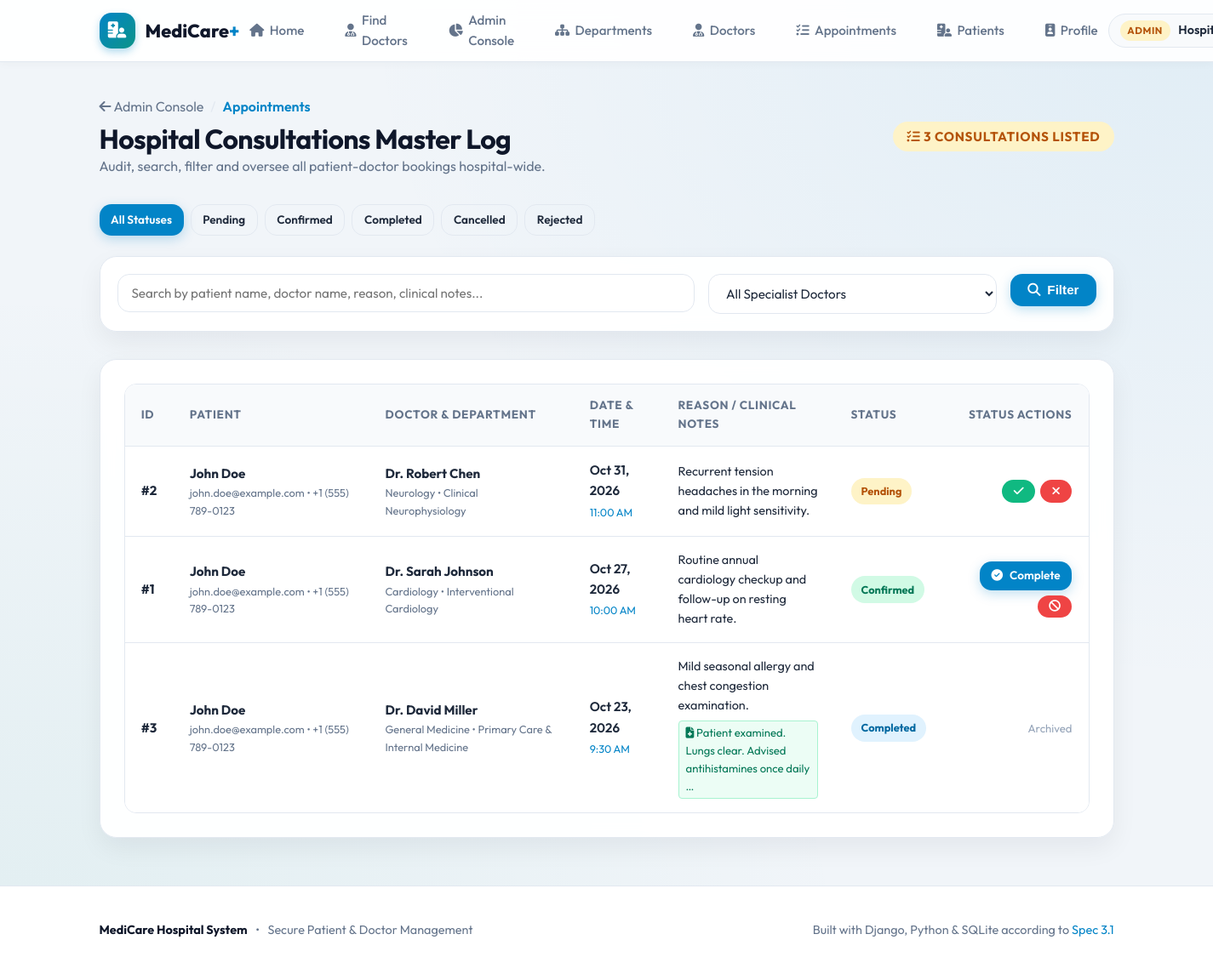
The app's page /appointments/admin/appointments/ (signed in), older data.
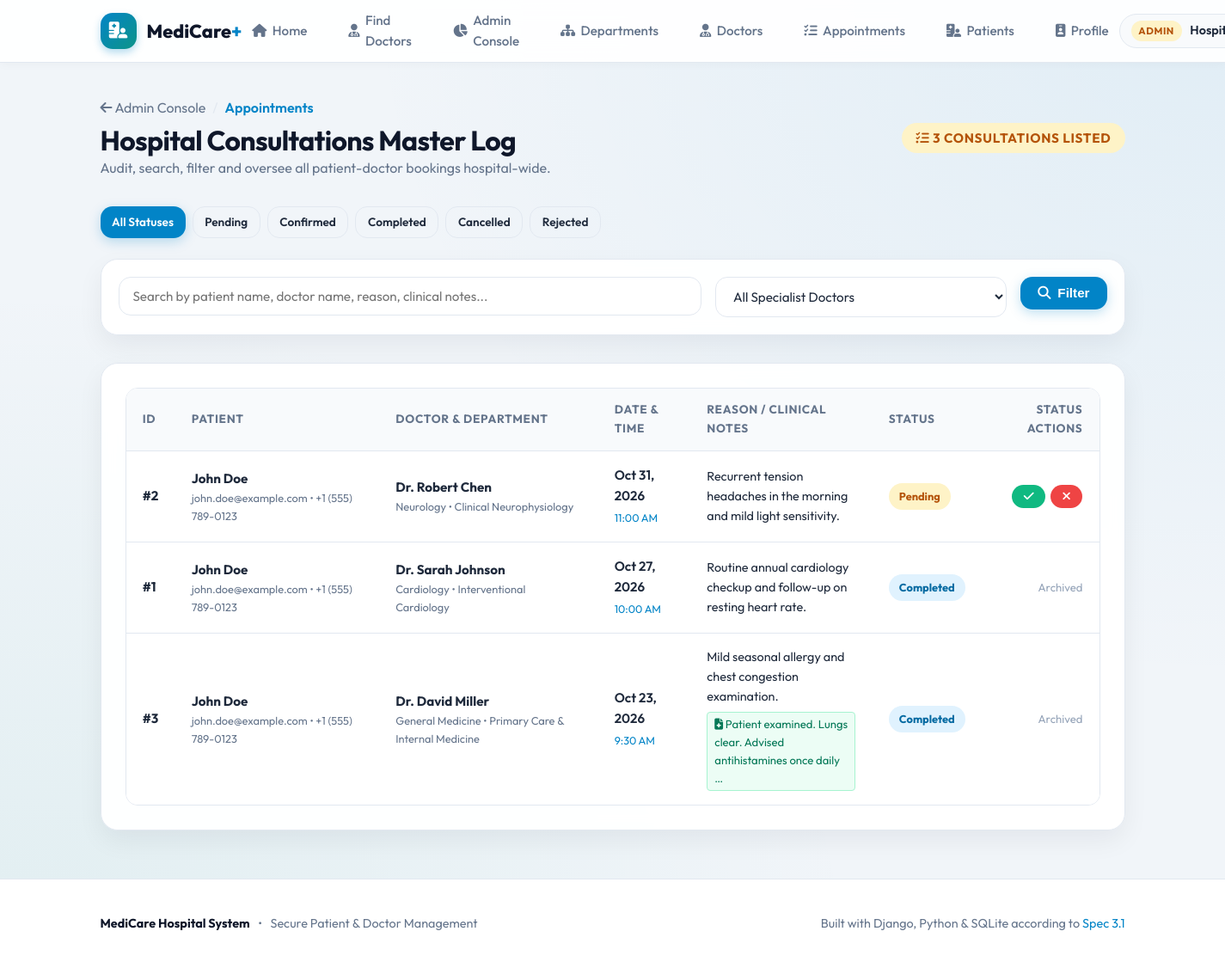
The same page, newer data.
### accounts/models.py (models this page shows, shortened)
class User(AbstractUser):
    ROLE_CHOICES = (
        ('patient', 'Patient'),
        ('doctor', 'Doctor'),
        ('admin', 'Admin'),
    )
    email = models.EmailField(unique=True)
    role = models.CharField(max_length=10, choices=ROLE_CHOICES, default='patient')
    phone = models.CharField(max_length=20, blank=True)

### appointments/models.py (models this page shows, shortened)
class Appointment(models.Model):
    STATUS_CHOICES = (
        ('Pending', 'Pending'),
        ('Confirmed', 'Confirmed'),
        ('Rejected', 'Rejected'),
        ('Completed', 'Completed'),
        ('Cancelled', 'Cancelled'),
    )
    patient = models.ForeignKey(settings.AUTH_USER_MODEL, on_delete=models.CASCADE, related_name='appointments')
    doctor = models.ForeignKey(Doctor, on_delete=models.CASCADE, related_name='appointments')
    date = models.DateField()
    time = models.TimeField()
    reason = models.TextField()
    status = models.CharField(max_length=20, choices=STATUS_CHOICES, default='Pending')
    doctor_notes = models.TextField(blank=True)
    created_at = models.DateTimeField(auto_now_add=True)
    updated_at = models.DateTimeField(auto_now=True)
    class Meta:
        ordering = ['-date', '-time']

### doctors/models.py (models this page shows, shortened)
class Doctor(models.Model):
    user = models.OneToOneField(settings.AUTH_USER_MODEL, on_delete=models.CASCADE, related_name='doctor_profile')
    department = models.ForeignKey(Department, on_delete=models.SET_NULL, null=True, blank=True, related_name='doctors')
    specialization = models.CharField(max_length=120)
    experience = models.PositiveIntegerField(default=0, help_text="Years of professional experience")
    fee = models.DecimalField(max_digits=10, decimal_places=2, default=50.00)
    working_hours_start = models.TimeField(default="09:00:00")
    working_hours_end = models.TimeField(default="17:00:00")
    bio = models.TextField(blank=True)
    room_number = models.CharField(max_length=20, blank=True)
    created_at = models.DateTimeField(auto_now_add=True)
    updated_at = models.DateTimeField(auto_now=True)

class Department(models.Model):
    name = models.CharField(max_length=100, unique=True)
    description = models.TextField(blank=True)
    icon = models.CharField(max_length=50, default='fa-stethoscope', help_text="FontAwesome or Lucide icon name")
    created_at = models.DateTimeField(auto_now_add=True)

### appointments/admin_views.py (the view, shortened to what this page needs)
# urls.py: path('admin/appointments/', views.admin_appointment_list_view, name='admin_appointment_list'),
@admin_required
def admin_appointment_list_view(request):
    appointments = Appointment.objects.select_related('patient', 'doctor', 'doctor__user', 'doctor__department').order_by('-date', '-time')
    status_filter = request.GET.get('status')
    doctor_filter = request.GET.get('doctor')
    query = request.GET.get('q')
    if status_filter:
        appointments = appointments.filter(status=status_filter)
    if doctor_filter and doctor_filter.isdigit():
        appointments = appointments.filter(doctor_id=doctor_filter)
    doctors = Doctor.objects.select_related('user').all()
    context = {
        'appointments': appointments,
        'doctors': doctors,
        'status_filter': status_filter or '',
        'doctor_filter': int(doctor_filter) if doctor_filter and doctor_filter.isdigit() else '',
        'query': query or '',
        'total_filtered': appointments.count(),
        'status_choices': ['Pending', 'Confirmed', 'Completed', 'Cancelled', 'Rejected']
    }
    return render(request, 'appointments/admin/appointment_list.html', context)

### templates/appointments/admin/appointment_list.html (shortened to what this page needs)
{% extends 'base.html' %}
{% block content %}
<div class="container" style="padding-top: 2.5rem; padding-bottom: 3.5rem;">
  <div style="display: flex; justify-content: space-between; align-items: center; margin-bottom: 2rem; flex-wrap: wrap; gap: 1rem;">
    <div>
      <div style="display: flex; align-items: center; gap: 0.5rem; margin-bottom: 0.25rem;">
        <a href="{% url 'admin_dashboard' %}" style="color: var(--text-muted); text-decoration: none;">
          <i class="fa-solid fa-arrow-left"></i> Admin Console
        </a>
        <span style="color: var(--border-color);">/</span>
        <span style="color: var(--primary); font-weight: 600;">Appointments</span>
      </div>
      <h1 style="font-size: 2rem;">Hospital Consultations Master Log</h1>
      <p style="color: var(--text-muted);">Audit, search, filter and oversee all patient-doctor bookings hospital-wide.</p>
    </div>
    <div>
      <span class="role-pill role-admin" style="font-size: 0.95rem; padding: 0.5rem 1rem;">
        <i class="fa-solid fa-list-check"></i> {{ total_filtered }} Consultations Listed
      </span>
    </div>
  </div>
  <div style="display: flex; gap: 0.5rem; flex-wrap: wrap; margin-bottom: 1.5rem;">
    <a href="{% url 'admin_appointment_list' %}" class="btn {% if not status_filter %}btn-primary{% else %}btn-outline{% endif %} btn-sm">
      All Statuses
    </a>
    {% for st in status_choices %}
      <a href="{% url 'admin_appointment_list' %}?status={{ st }}{% if doctor_filter %}&doctor={{ doctor_filter }}{% endif %}{% if query %}&q={{ query }}{% endif %}"
        class="btn {% if status_filter == st %}btn-primary{% else %}btn-outline{% endif %} btn-sm">
        {{ st }}
      </a>
    {% endfor %}
  </div>
  <div class="card" style="margin-bottom: 2rem; padding: 1.25rem;">
    <form method="GET" style="display: flex; gap: 1rem; flex-wrap: wrap;">
      <div style="flex: 2; min-width: 250px;">
        <input type="text" name="q" class="form-control" placeholder="Search by patient name, doctor name, reason, clinical notes..." value="{{ query }}">
      </div>
      <div style="flex: 1; min-width: 200px;">
        <select name="doctor" class="form-control">
          <option value="">All Specialist Doctors</option>
        </select>
      </div>
      <div>
        <button type="submit" class="btn btn-primary">
          <i class="fa-solid fa-magnifying-glass"></i> Filter
        </button>
      </div>
    </form>
  </div>
  <div class="card">
    {% if appointments %}
      <div class="table-responsive">
        <table class="table">
          <thead>
            <tr>
              <th>ID</th>
              <th>Patient</th>
              <th>Doctor & Department</th>
              <th>Date & Time</th>
              <th>Reason / Clinical Notes</th>
              <th>Status</th>
              <th style="text-align: right;">Status Actions</th>
            </tr>
          </thead>
          <tbody>
            {% for app in appointments %}
              <tr>
                <td><strong>#{{ app.id }}</strong></td>
                <td>
                  <strong>{{ app.patient.get_full_name|default:app.patient.username }}</strong>
                  <div style="font-size: 0.8rem; color: var(--text-muted);">
                    {{ app.patient.email }} &bull; {{ app.patient.phone|default:"No phone" }}
                  </div>
                </td>
                <td>
                  <strong>Dr. {{ app.doctor.user.get_full_name|default:app.doctor.user.username }}</strong>
                  <div style="font-size: 0.8rem; color: var(--text-muted);">
                    {{ app.doctor.department.name|default:"General" }} &bull; {{ app.doctor.specialization }}
                  </div>
                </td>
                <td>
                  <div style="font-weight: 600;">{{ app.date|date:"M d, Y" }}</div>
                  <small style="color: var(--primary);">{{ app.time|time:"g:i A" }}</small>
                </td>
                <td style="max-width: 260px;">
                  <div style="font-size: 0.9rem;">{{ app.reason|truncatewords:10 }}</div>
                  {% if app.doctor_notes %}
                    <div style="margin-top: 0.35rem; font-size: 0.82rem; color: #047857; background: #ecfdf5; padding: 0.2rem 0.5rem; border-radius: 4px; border: 1px solid #a7f3d0;">
                      <i class="fa-solid fa-file-medical"></i> {{ app.doctor_notes|truncatewords:8 }}
                    </div>
                  {% endif %}
                </td>
                <td>
                  <span class="status-badge status-{{ app.status|lower }}">{{ app.status }}</span>
                </td>
                <td style="text-align: right;">
                  <div style="display: inline-flex; gap: 0.35rem; flex-wrap: wrap; justify-content: flex-end;">
                    {% if app.status == 'Pending' %}
                      <a href="{% url 'admin_appointment_update_status' app.id 'confirm' %}" class="btn btn-success btn-sm" title="Confirm Appointment">
                        <i class="fa-solid fa-check"></i>
                      </a>
                      <a href="{% url 'admin_appointment_update_status' app.id 'reject' %}" class="btn btn-danger btn-sm" title="Reject Appointment">
                        <i class="fa-solid fa-xmark"></i>
                      </a>
                    {% elif app.status == 'Confirmed' %}
                      <a href="{% url 'admin_appointment_update_status' app.id 'complete' %}" class="btn btn-primary btn-sm" title="Mark Completed">
                        <i class="fa-solid fa-circle-check"></i> Complete
                      </a>
                      <a href="{% url 'admin_appointment_update_status' app.id 'cancel' %}" class="btn btn-danger btn-sm" title="Cancel Appointment">
                        <i class="fa-solid fa-ban"></i>
                      </a>
                    {% else %}
                      <span style="color: var(--text-light); font-size: 0.82rem;">Archived</span>
                    {% endif %}
                  </div>
                </td>
              </tr>
            {% endfor %}
          </tbody>
        </table>
      </div>
    {% endif %}
  </div>
</div>
{% endblock %}

### templates/base.html (shortened to what this page needs)
{% load static %}
<!DOCTYPE html>
<html lang="en">
<head>
  <link rel="stylesheet" href="https://cdnjs.cloudflare.com/ajax/libs/font-awesome/6.5.1/css/all.min.css">
  <link rel="stylesheet" href="{% static 'css/style.css' %}">
</head>
<body>
  <header class="navbar">
    <div class="container nav-container">
      <a href="{% url 'home' %}" class="brand-logo" id="nav-brand">
        <div class="brand-icon">
          <i class="fa-solid fa-hospital-user"></i>
        </div>
        <span>MediCare<span style="color: var(--primary);">+</span></span>
      </a>
      <nav>
        <ul class="nav-links">
          <li><a href="{% url 'home' %}" class="nav-link"><i class="fa-solid fa-house"></i> Home</a></li>
          <li><a href="{% url 'doctor_list' %}" class="nav-link"><i class="fa-solid fa-user-doctor"></i> Find Doctors</a></li>
          {% if user.is_authenticated %}
            {% if user.role == 'patient' %}
              <li><a href="{% url 'patient_dashboard' %}" class="nav-link"><i class="fa-solid fa-calendar-check"></i> My Appointments</a></li>
            {% elif user.role == 'doctor' %}
              <li><a href="{% url 'doctor_dashboard' %}" class="nav-link"><i class="fa-solid fa-calendar-day"></i> Doctor Schedule</a></li>
            {% elif user.role == 'admin' or user.is_staff or user.is_superuser %}
              <li><a href="{% url 'admin_dashboard' %}" class="nav-link"><i class="fa-solid fa-chart-pie"></i> Admin Console</a></li>
              <li><a href="{% url 'admin_department_list' %}" class="nav-link"><i class="fa-solid fa-sitemap"></i> Departments</a></li>
              <li><a href="{% url 'admin_doctor_list' %}" class="nav-link"><i class="fa-solid fa-user-doctor"></i> Doctors</a></li>
              <li><a href="{% url 'admin_appointment_list' %}" class="nav-link"><i class="fa-solid fa-list-check"></i> Appointments</a></li>
              <li><a href="{% url 'admin_patient_list' %}" class="nav-link"><i class="fa-solid fa-hospital-user"></i> Patients</a></li>
            {% endif %}
            <li><a href="{% url 'profile' %}" class="nav-link"><i class="fa-solid fa-id-badge"></i> Profile</a></li>
          {% endif %}
        </ul>
      </nav>
      <div class="nav-actions">
        {% if user.is_authenticated %}
          <div class="user-badge-nav">
            <span class="role-pill role-{{ user.role }}">{{ user.get_role_display }}</span>
            <span style="font-weight: 600; font-size: 0.9rem;">{{ user.first_name|default:user.username }}</span>
          </div>
        {% endif %}
      </div>
    </div>
  </header>
  <main style="flex: 1;">
    {% block content %}{% endblock %}
  </main>
  <footer class="footer">
    <div class="container footer-content">
      <div style="display: flex; align-items: center; gap: 0.6rem;">
        <span style="font-weight: 700; color: var(--dark);">MediCare Hospital System</span>
        <span>&bull;</span>
        <span>Secure Patient & Doctor Management</span>
      </div>
      <div>
        Built with Django, Python & SQLite according to <a href="{% url 'home' %}">Spec 3.1</a>
      </div>
    </div>
  </footer>
</body>
</html>

Row changes from the older to the newer data that the page shows:
changed Appointment "Oct 27, 2026": status "Confirmed" → "Completed"; status "Complete" → "Archived"
